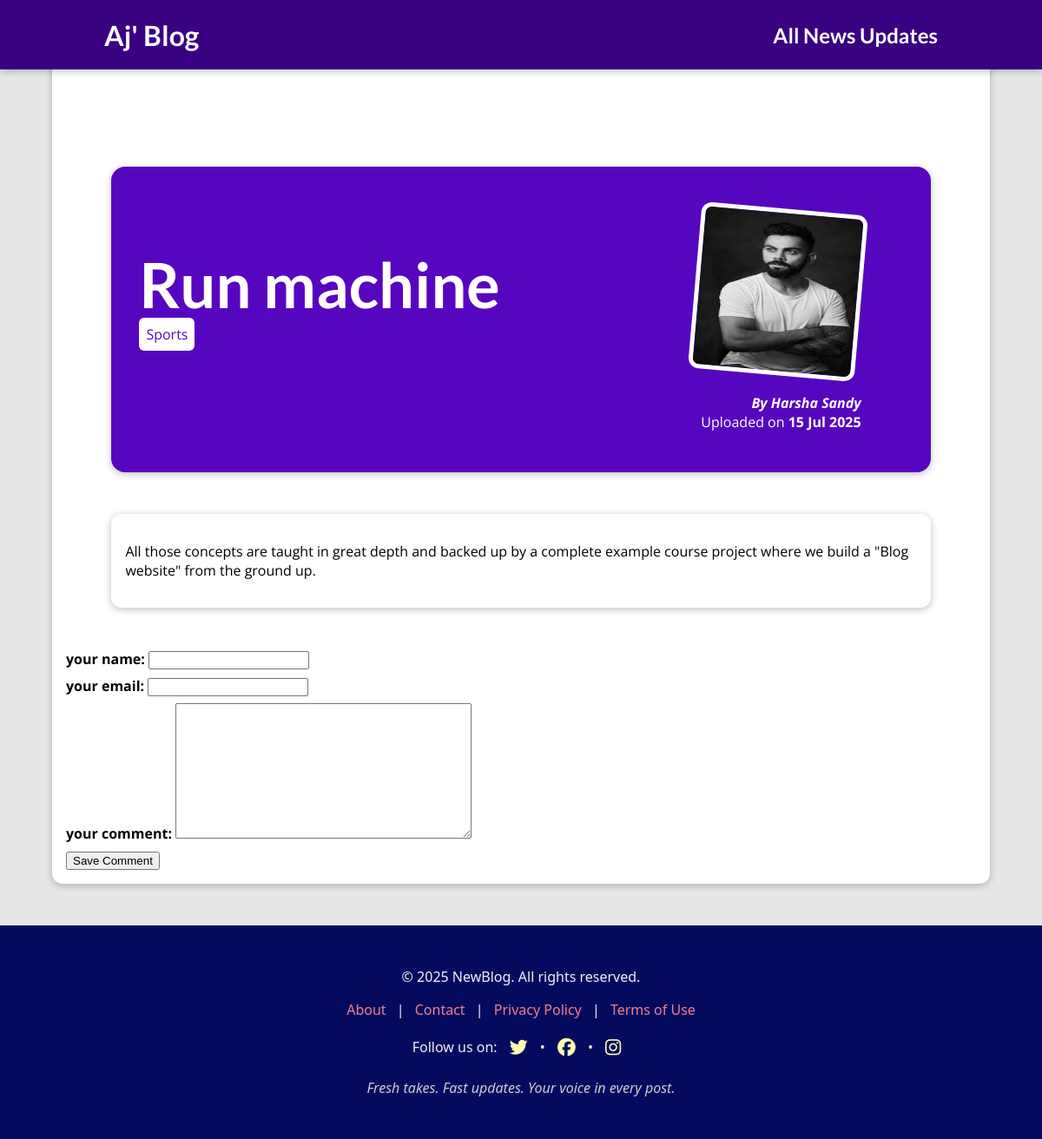
Screenshot of /posts/run-machine with the database file from the repository.
### blog/models.py (models this page shows, shortened)
class post(models.Model):
    title=models.CharField(max_length=50)
    excerpt=models.CharField(max_length=200)
    image_name=models.ImageField(upload_to="posts",null=True)
    date=models.DateField(auto_now=True)
    slug=models.SlugField(unique=True,db_index=True,allow_unicode=True)
    content=models.TextField(validators=[MinLengthValidator(10)])
    author=models.ForeignKey(author,on_delete=models.SET_NULL,null=True)
    tag=models.ManyToManyField(Tag)

class Tag(models.Model):
    caption=models.CharField(max_length=100)

class author(models.Model):
    first_name=models.CharField(max_length=50)
    last_name=models.CharField(max_length=50)
    email = models.EmailField(verbose_name="Email", max_length=254)
    def __str__(self):
        return f"{self.first_name} {self.last_name}"

### blog/views.py (the view)
# urls.py: path("posts/<str:slug>", views.post_details.as_view(), name='post_details') #/posts/my-first-post
class post_details(DetailView):
    template_name="blog/mainpost.html"
    model=post
    def get_context_data(self, **kwargs):
        context=super().get_context_data(**kwargs)
        context["post_tag"]=self.object.tag.all()
        context["comment_form"]=commetform()
        return context

### blog/form.py
class commetform(forms.ModelForm):
    class Meta:
        model=comment
        exclude=["post"]
        labels={
            "user_name":"your name",
            "user_email":"your email",
            "text":"your comment"
        }

### blog/templates/blog/mainpost.html (shortened to what this page needs)
{% extends "base.html" %}
{% load static %}
{% block css_files %}
    <link rel="stylesheet" href="{% static "blog/postdetails.css"%}">
{% endblock  %}
{% block content %}
    <section id="summary">
        <h2>{{post.title}}</h2>
        <div>
            {% for i in post_tag%}
                <span class="tags">{{i.caption}}</span>
            {%endfor%}
        </div>
        <article>
            <img src="{{post.image_name.url}}" alt="pic"/>
            <address>By <a href="mailto:{{post.author.email}}"> {{post.author}}</a></address>
            <div>
                Uploaded on <time>{{ post.date|date:"d M Y" }}</time>
            </div>
        </article>
    </section>
    <main>
        <p>
           {{post.content}}
        </p>
    </main>
    <div>
        <form>
            {% for i in comment_form %}
            <div class="form-control">
                {{i.label_tag}}
                {{i}}
            </div>
            {% endfor %}
            <button type="submit">Save Comment</button>
        </form>
    </div>
{% endblock  %}

### templates/base.html (shortened to what this page needs)
{% load static %}
<!DOCTYPE html>
<html lang="en">
<head>
    <link rel="stylesheet" href="{% static 'app.css' %}">
    <link rel="stylesheet" href="https://cdnjs.cloudflare.com/ajax/libs/font-awesome/6.5.0/css/all.min.css">
    {% block css_files %}{% endblock %}
</head>
<body>
    <header id="main-navigation">
        <h1><a href="{% url "dashboard" %}">Aj' Blog</a></h1>
        <nav>
            <h1><a href="{% url "posts" %}">All News Updates</a></h1>
        </nav>
    </header>
    <main>
        {% block content %}
        {% endblock %}
    </main>
    <footer>
        <div class="footer-content">
            <p>&copy; 2025 NewBlog. All rights reserved.</p>
            <nav>
                <a href="/about/">About</a> |
                <a href="/contact/">Contact</a> |
                <a href="/privacy-policy/">Privacy Policy</a> |
                <a href="/terms/">Terms of Use</a>
            </nav>
            <p>Follow us on:
                <a href="https://twitter.com" target="_blank"><i class="fab fa-twitter"></i></a> •
                <a href="https://facebook.com" target="_blank"><i class="fab fa-facebook"></i></a> •
                <a href="https://instagram.com" target="_blank"><i class="fab fa-instagram"></i></a>
            </p>
            <p class="footer-tagline">Fresh takes. Fast updates. Your voice in every post.</p>
        </div>
    </footer>
</body>
</html>

### static/app.css (style rules this page uses)
* { box-sizing: border-box; }
html { font-family: 'Open Sans', 'Lato', sans-serif; }
body { margin: 0; }
h1, h2,h3 { font-family: 'Lato', sans-serif; font-weight: bold; }
#main-navigation { width: 100%; height: 5rem; display: flex; justify-content: space-between; align-items: center; padding: 0 10%; position: absolute; top: 0; left: 0; }
#main-navigation a { text-decoration: none; color: white; font-weight: bold; }
footer { background-color: #040b5f; color: #f0f0f0; padding: 2rem 1rem; text-align: center; font-family: 'Segoe UI', Tahoma, Geneva, Verdana, sans-serif; margin-top: 3rem; }
.footer-content { max-width: 900px; margin: 0 auto; }
footer nav a { color: lightcoral; margin: 0 8px; text-decoration: none; font-weight: 500; }
footer p a { margin: 0 10px; color: rgb(255, 251, 174); font-size: 1.3rem; transition: color 0.3s ease; }
footer p i { vertical-align: middle; }
.footer-tagline { margin-top: 1.5rem; font-style: italic; color: #ccc; }

### blog/static/blog/postdetails.css (style rules this page uses)
body { background-color: #e7e7e7; }
#main-navigation { background-color: #390281; box-shadow: 0 2px 8px rgba(0, 0, 0, 0.25); }
#summary { margin: 8rem auto 3rem auto; padding: 2rem; width: 90%; max-width: 90rem; border-radius: 16px; background-color: #5706c0; position: relative; box-shadow: 0 2px 8px rgba(0, 0, 0, 0.25); height: 22rem; }
#summary h2 { color: white; font-size: 4.5rem; margin-bottom: 0.25rem; }
#summary article { position: absolute; top: 2rem; right: 3rem; padding: 1rem 2rem; border-radius: 12px; text-align: right; color: white; }
#summary article img { width: 12rem; height: 12rem; border-radius: 12px; transform: rotateZ(5deg); border: 5px solid white; margin-bottom: 1rem; }
#summary address { font-weight: bold; }
#summary a { color: white; text-decoration: none; }
#summary time { font-weight: bold; }
main { width: 90%; max-width: 90rem; margin: 3rem auto; background-color: white; padding: 1rem; border-radius: 12px; box-shadow: 0 2px 8px rgba(0, 0, 0, 0.25); }
.tags { background-color: white; color: #5706c0; padding: 0.5rem; border-radius: 6px; }
.form-control { font-weight: bold; margin-bottom: 0.5rem; display: block; }

### rows the page displays
post: title "Run machine", image_name (picture), author "Harsha Sandy", date "15 Jul 2025", content "All those concepts are taught in great depth and backed up by a complete example course project where we build a \"Blog website\" from the ground up."
Tag: caption "Sports"

### other values shown
{{ i.label_tag }} "your name:" "your email:" "your comment:"
